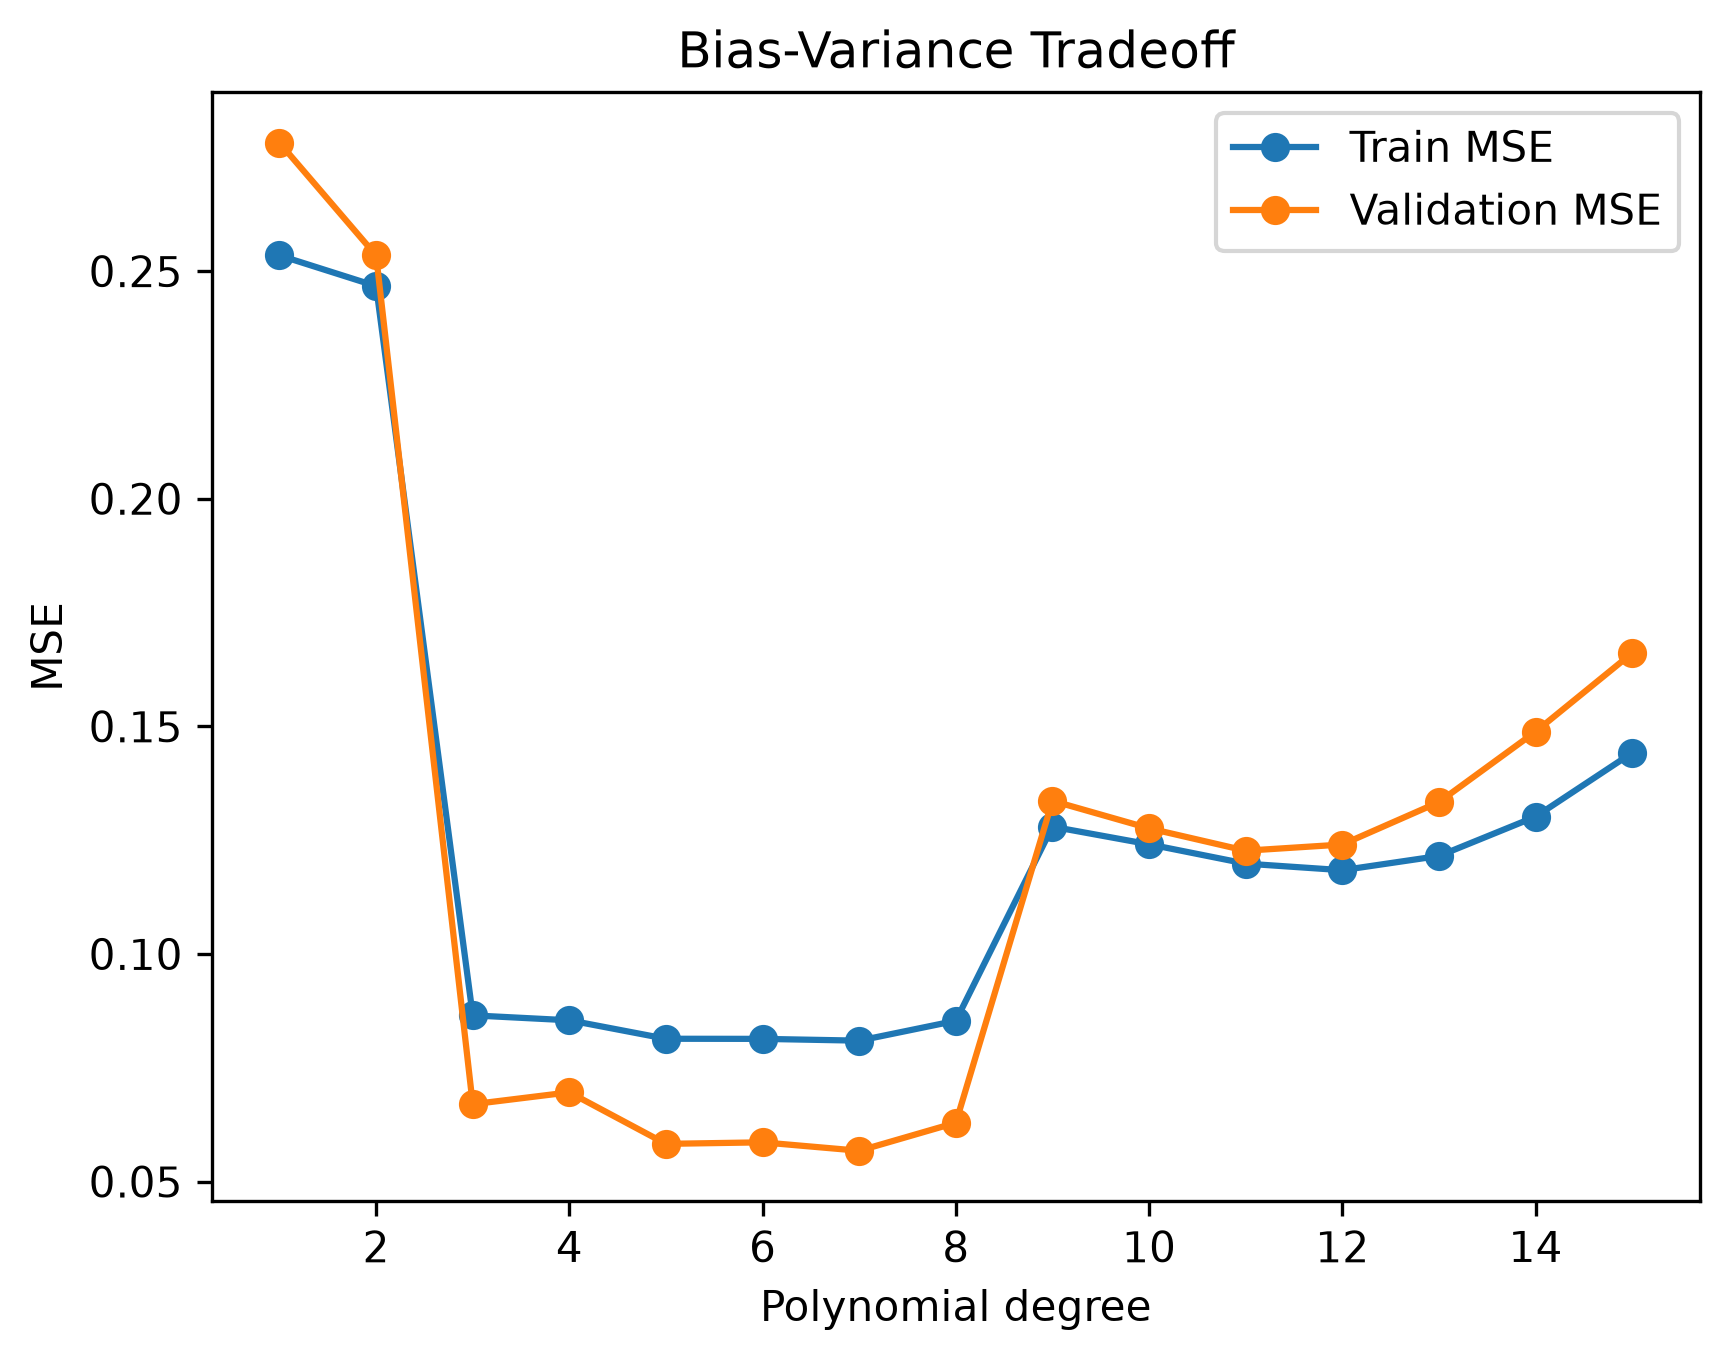

Source code (Python):
# bias_variance.py - shows underfitting vs overfitting as model complexity grows
import matplotlib.pyplot as plt
from sklearn.linear_model import LinearRegression
from sklearn.metrics import mean_squared_error
from sklearn.pipeline import make_pipeline
from sklearn.preprocessing import PolynomialFeatures

from data import make_data


def main():
    X_tr, X_val, y_tr, y_val = make_data()
    degrees = list(range(1, 16))
    train_err, val_err = [], []

    for d in degrees:
        model = make_pipeline(PolynomialFeatures(d), LinearRegression())
        model.fit(X_tr, y_tr)
        train_err.append(mean_squared_error(y_tr, model.predict(X_tr)))
        val_err.append(mean_squared_error(y_val, model.predict(X_val)))

    plt.plot(degrees, train_err, marker="o", label="Train MSE")
    plt.plot(degrees, val_err, marker="o", label="Validation MSE")
    plt.xlabel("Polynomial degree")
    plt.ylabel("MSE")
    plt.title("Bias-Variance Tradeoff")
    plt.legend()
    plt.savefig("bias_variance.png", dpi=300, bbox_inches="tight")
    print("Saved bias_variance.png")


if __name__ == "__main__":
    main()
